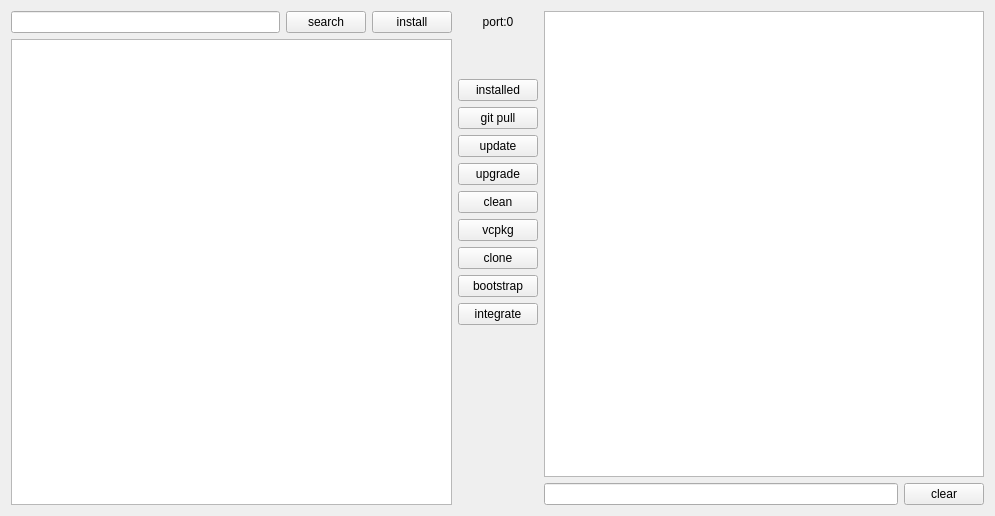
<?xml version="1.0" encoding="UTF-8"?>
<ui version="4.0">
 <class>MainWindow</class>
 <widget class="QWidget" name="MainWindow">
  <property name="geometry">
   <rect>
    <x>0</x>
    <y>0</y>
    <width>995</width>
    <height>516</height>
   </rect>
  </property>
  <property name="windowTitle">
   <string>MainWindow</string>
  </property>
  <property name="styleSheet">
   <string notr="true"/>
  </property>
  <layout class="QHBoxLayout" name="horizontalLayout_3">
   <item>
    <layout class="QVBoxLayout" name="verticalLayout_3">
     <item>
      <layout class="QHBoxLayout" name="horizontalLayout">
       <item>
        <widget class="QLineEdit" name="lineEdit"/>
       </item>
       <item>
        <widget class="QPushButton" name="pushButton">
         <property name="text">
          <string>search</string>
         </property>
        </widget>
       </item>
       <item>
        <widget class="QPushButton" name="pushButton_2">
         <property name="text">
          <string>install</string>
         </property>
        </widget>
       </item>
      </layout>
     </item>
     <item>
      <widget class="QListWidget" name="listWidget"/>
     </item>
    </layout>
   </item>
   <item>
    <layout class="QVBoxLayout" name="verticalLayout_4">
     <item>
      <layout class="QVBoxLayout" name="verticalLayout">
       <item>
        <widget class="QLabel" name="label">
         <property name="minimumSize">
          <size>
           <width>0</width>
           <height>22</height>
          </size>
         </property>
         <property name="layoutDirection">
          <enum>Qt::LeftToRight</enum>
         </property>
         <property name="text">
          <string>port:0</string>
         </property>
         <property name="alignment">
          <set>Qt::AlignCenter</set>
         </property>
        </widget>
       </item>
       <item>
        <spacer name="verticalSpacer_2">
         <property name="orientation">
          <enum>Qt::Vertical</enum>
         </property>
         <property name="sizeHint" stdset="0">
          <size>
           <width>20</width>
           <height>40</height>
          </size>
         </property>
        </spacer>
       </item>
       <item>
        <widget class="QPushButton" name="pushButton_9">
         <property name="text">
          <string>installed</string>
         </property>
        </widget>
       </item>
       <item>
        <widget class="QPushButton" name="pushButton_4">
         <property name="text">
          <string>git pull</string>
         </property>
        </widget>
       </item>
       <item>
        <widget class="QPushButton" name="pushButton_5">
         <property name="text">
          <string>update</string>
         </property>
        </widget>
       </item>
       <item>
        <widget class="QPushButton" name="pushButton_6">
         <property name="text">
          <string>upgrade</string>
         </property>
        </widget>
       </item>
       <item>
        <widget class="QPushButton" name="pushButton_7">
         <property name="text">
          <string>clean</string>
         </property>
        </widget>
       </item>
      </layout>
     </item>
     <item>
      <widget class="QPushButton" name="pushButton_3">
       <property name="text">
        <string>vcpkg</string>
       </property>
      </widget>
     </item>
     <item>
      <widget class="QPushButton" name="pushButton_12">
       <property name="text">
        <string>clone</string>
       </property>
      </widget>
     </item>
     <item>
      <widget class="QPushButton" name="pushButton_10">
       <property name="text">
        <string>bootstrap</string>
       </property>
      </widget>
     </item>
     <item>
      <widget class="QPushButton" name="pushButton_11">
       <property name="text">
        <string>integrate</string>
       </property>
      </widget>
     </item>
     <item>
      <spacer name="verticalSpacer">
       <property name="orientation">
        <enum>Qt::Vertical</enum>
       </property>
       <property name="sizeHint" stdset="0">
        <size>
         <width>20</width>
         <height>40</height>
        </size>
       </property>
      </spacer>
     </item>
    </layout>
   </item>
   <item>
    <layout class="QVBoxLayout" name="verticalLayout_2">
     <item>
      <widget class="QTextEdit" name="textEdit_2"/>
     </item>
     <item>
      <layout class="QHBoxLayout" name="horizontalLayout_2">
       <item>
        <widget class="QLineEdit" name="lineEdit_2"/>
       </item>
       <item>
        <widget class="QPushButton" name="pushButton_8">
         <property name="text">
          <string>clear</string>
         </property>
        </widget>
       </item>
      </layout>
     </item>
    </layout>
   </item>
  </layout>
 </widget>
 <resources/>
 <connections/>
</ui>
